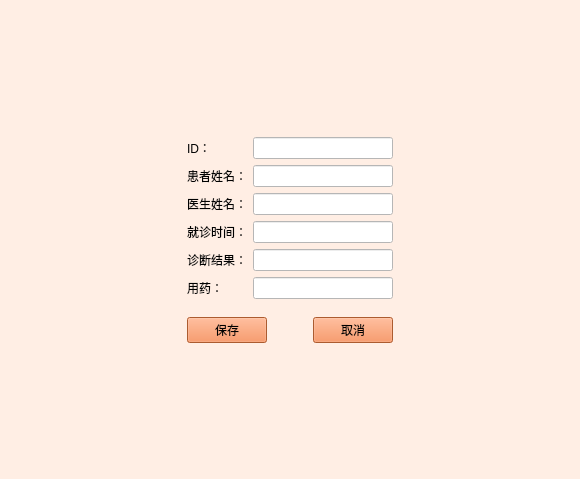
<?xml version="1.0" encoding="UTF-8"?>
<ui version="4.0">
 <class>RecordEditView</class>
 <widget class="QWidget" name="RecordEditView">
  <property name="geometry">
   <rect>
    <x>0</x>
    <y>0</y>
    <width>580</width>
    <height>479</height>
   </rect>
  </property>
  <property name="windowTitle">
   <string>就诊记录管理</string>
  </property>
  <property name="styleSheet">
   <string notr="true">background-color: rgb(255, 238, 228);</string>
  </property>
  <layout class="QGridLayout" name="gridLayout_2">
   <item row="0" column="1">
    <spacer name="verticalSpacer_2">
     <property name="orientation">
      <enum>Qt::Vertical</enum>
     </property>
     <property name="sizeHint" stdset="0">
      <size>
       <width>20</width>
       <height>82</height>
      </size>
     </property>
    </spacer>
   </item>
   <item row="1" column="0">
    <spacer name="horizontalSpacer">
     <property name="orientation">
      <enum>Qt::Horizontal</enum>
     </property>
     <property name="sizeType">
      <enum>QSizePolicy::Expanding</enum>
     </property>
     <property name="sizeHint" stdset="0">
      <size>
       <width>131</width>
       <height>20</height>
      </size>
     </property>
    </spacer>
   </item>
   <item row="1" column="1">
    <layout class="QVBoxLayout" name="verticalLayout">
     <item>
      <layout class="QGridLayout" name="gridLayout">
       <item row="0" column="0">
        <widget class="QLabel" name="label">
         <property name="layoutDirection">
          <enum>Qt::LeftToRight</enum>
         </property>
         <property name="text">
          <string>ID：</string>
         </property>
         <property name="alignment">
          <set>Qt::AlignLeading|Qt::AlignLeft|Qt::AlignVCenter</set>
         </property>
        </widget>
       </item>
       <item row="0" column="1">
        <widget class="QLineEdit" name="dbEditID">
         <property name="styleSheet">
          <string notr="true">background-color: rgb(255, 255, 255);</string>
         </property>
        </widget>
       </item>
       <item row="1" column="0">
        <widget class="QLabel" name="label_2">
         <property name="text">
          <string>患者姓名：</string>
         </property>
        </widget>
       </item>
       <item row="1" column="1">
        <widget class="QLineEdit" name="dbEditPatientName">
         <property name="styleSheet">
          <string notr="true">background-color: rgb(255, 255, 255);</string>
         </property>
        </widget>
       </item>
       <item row="2" column="0">
        <widget class="QLabel" name="label_8">
         <property name="text">
          <string>医生姓名：</string>
         </property>
        </widget>
       </item>
       <item row="2" column="1">
        <widget class="QLineEdit" name="dbEditDoctorName">
         <property name="styleSheet">
          <string notr="true">background-color: rgb(255, 255, 255);</string>
         </property>
        </widget>
       </item>
       <item row="3" column="0">
        <widget class="QLabel" name="label_9">
         <property name="text">
          <string>就诊时间：</string>
         </property>
        </widget>
       </item>
       <item row="3" column="1">
        <widget class="QLineEdit" name="dbEditStartDate">
         <property name="styleSheet">
          <string notr="true">background-color: rgb(255, 255, 255);</string>
         </property>
        </widget>
       </item>
       <item row="4" column="0">
        <widget class="QLabel" name="label_10">
         <property name="text">
          <string>诊断结果：</string>
         </property>
        </widget>
       </item>
       <item row="4" column="1">
        <widget class="QLineEdit" name="dbEditResult">
         <property name="styleSheet">
          <string notr="true">background-color: rgb(255, 255, 255);</string>
         </property>
        </widget>
       </item>
       <item row="5" column="0">
        <widget class="QLabel" name="label_11">
         <property name="text">
          <string>用药：</string>
         </property>
        </widget>
       </item>
       <item row="5" column="1">
        <widget class="QLineEdit" name="dbEditMedicine">
         <property name="styleSheet">
          <string notr="true">background-color: rgb(255, 255, 255);</string>
         </property>
        </widget>
       </item>
      </layout>
     </item>
     <item>
      <spacer name="verticalSpacer">
       <property name="orientation">
        <enum>Qt::Vertical</enum>
       </property>
       <property name="sizeType">
        <enum>QSizePolicy::Fixed</enum>
       </property>
       <property name="sizeHint" stdset="0">
        <size>
         <width>20</width>
         <height>12</height>
        </size>
       </property>
      </spacer>
     </item>
     <item>
      <layout class="QHBoxLayout" name="horizontalLayout">
       <item>
        <widget class="QPushButton" name="pushButton">
         <property name="styleSheet">
          <string notr="true">background-color: rgb(241, 127, 66);</string>
         </property>
         <property name="text">
          <string>保存</string>
         </property>
        </widget>
       </item>
       <item>
        <spacer name="horizontalSpacer_3">
         <property name="orientation">
          <enum>Qt::Horizontal</enum>
         </property>
         <property name="sizeHint" stdset="0">
          <size>
           <width>40</width>
           <height>20</height>
          </size>
         </property>
        </spacer>
       </item>
       <item>
        <widget class="QPushButton" name="pushButton_2">
         <property name="styleSheet">
          <string notr="true">background-color: rgb(241, 127, 66);</string>
         </property>
         <property name="text">
          <string>取消</string>
         </property>
        </widget>
       </item>
      </layout>
     </item>
    </layout>
   </item>
   <item row="1" column="2">
    <spacer name="horizontalSpacer_2">
     <property name="orientation">
      <enum>Qt::Horizontal</enum>
     </property>
     <property name="sizeHint" stdset="0">
      <size>
       <width>130</width>
       <height>20</height>
      </size>
     </property>
    </spacer>
   </item>
   <item row="2" column="1">
    <spacer name="verticalSpacer_3">
     <property name="orientation">
      <enum>Qt::Vertical</enum>
     </property>
     <property name="sizeHint" stdset="0">
      <size>
       <width>20</width>
       <height>82</height>
      </size>
     </property>
    </spacer>
   </item>
  </layout>
 </widget>
 <resources/>
 <connections/>
</ui>
